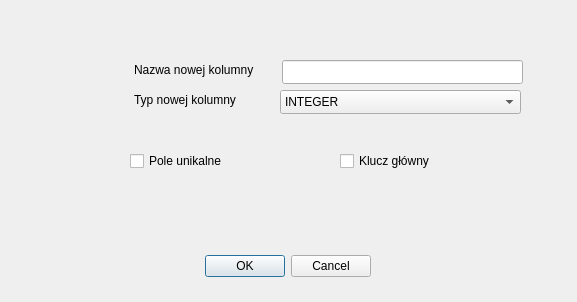
<?xml version="1.0" encoding="UTF-8"?>
<ui version="4.0">
 <class>AddColumnWindow</class>
 <widget class="QDialog" name="AddColumnWindow">
  <property name="geometry">
   <rect>
    <x>0</x>
    <y>0</y>
    <width>577</width>
    <height>302</height>
   </rect>
  </property>
  <property name="windowTitle">
   <string>Dodaj kolumnę</string>
  </property>
  <widget class="QDialogButtonBox" name="buttonBox">
   <property name="geometry">
    <rect>
     <x>200</x>
     <y>250</y>
     <width>171</width>
     <height>32</height>
    </rect>
   </property>
   <property name="orientation">
    <enum>Qt::Horizontal</enum>
   </property>
   <property name="standardButtons">
    <set>QDialogButtonBox::Cancel|QDialogButtonBox::Ok</set>
   </property>
  </widget>
  <widget class="QLineEdit" name="lineEdit_colName">
   <property name="geometry">
    <rect>
     <x>282</x>
     <y>60</y>
     <width>241</width>
     <height>24</height>
    </rect>
   </property>
  </widget>
  <widget class="QLabel" name="label">
   <property name="geometry">
    <rect>
     <x>134</x>
     <y>60</y>
     <width>141</width>
     <height>20</height>
    </rect>
   </property>
   <property name="text">
    <string>Nazwa nowej kolumny</string>
   </property>
  </widget>
  <widget class="QLabel" name="label_2">
   <property name="geometry">
    <rect>
     <x>134</x>
     <y>90</y>
     <width>121</width>
     <height>20</height>
    </rect>
   </property>
   <property name="text">
    <string>Typ nowej kolumny</string>
   </property>
  </widget>
  <widget class="QComboBox" name="comboBox_colType">
   <property name="geometry">
    <rect>
     <x>280</x>
     <y>90</y>
     <width>241</width>
     <height>24</height>
    </rect>
   </property>
   <item>
    <property name="text">
     <string>INTEGER</string>
    </property>
   </item>
   <item>
    <property name="text">
     <string>TEXT</string>
    </property>
   </item>
  </widget>
  <widget class="QCheckBox" name="checkBox_unique">
   <property name="geometry">
    <rect>
     <x>130</x>
     <y>150</y>
     <width>111</width>
     <height>22</height>
    </rect>
   </property>
   <property name="text">
    <string>Pole unikalne</string>
   </property>
  </widget>
  <widget class="QCheckBox" name="checkBox_primaryKey">
   <property name="geometry">
    <rect>
     <x>340</x>
     <y>150</y>
     <width>111</width>
     <height>22</height>
    </rect>
   </property>
   <property name="text">
    <string>Klucz główny</string>
   </property>
  </widget>
 </widget>
 <resources/>
 <connections>
  <connection>
   <sender>buttonBox</sender>
   <signal>accepted()</signal>
   <receiver>AddColumnWindow</receiver>
   <slot>accept()</slot>
   <hints>
    <hint type="sourcelabel">
     <x>248</x>
     <y>254</y>
    </hint>
    <hint type="destinationlabel">
     <x>157</x>
     <y>274</y>
    </hint>
   </hints>
  </connection>
  <connection>
   <sender>buttonBox</sender>
   <signal>rejected()</signal>
   <receiver>AddColumnWindow</receiver>
   <slot>reject()</slot>
   <hints>
    <hint type="sourcelabel">
     <x>316</x>
     <y>260</y>
    </hint>
    <hint type="destinationlabel">
     <x>286</x>
     <y>274</y>
    </hint>
   </hints>
  </connection>
 </connections>
</ui>
